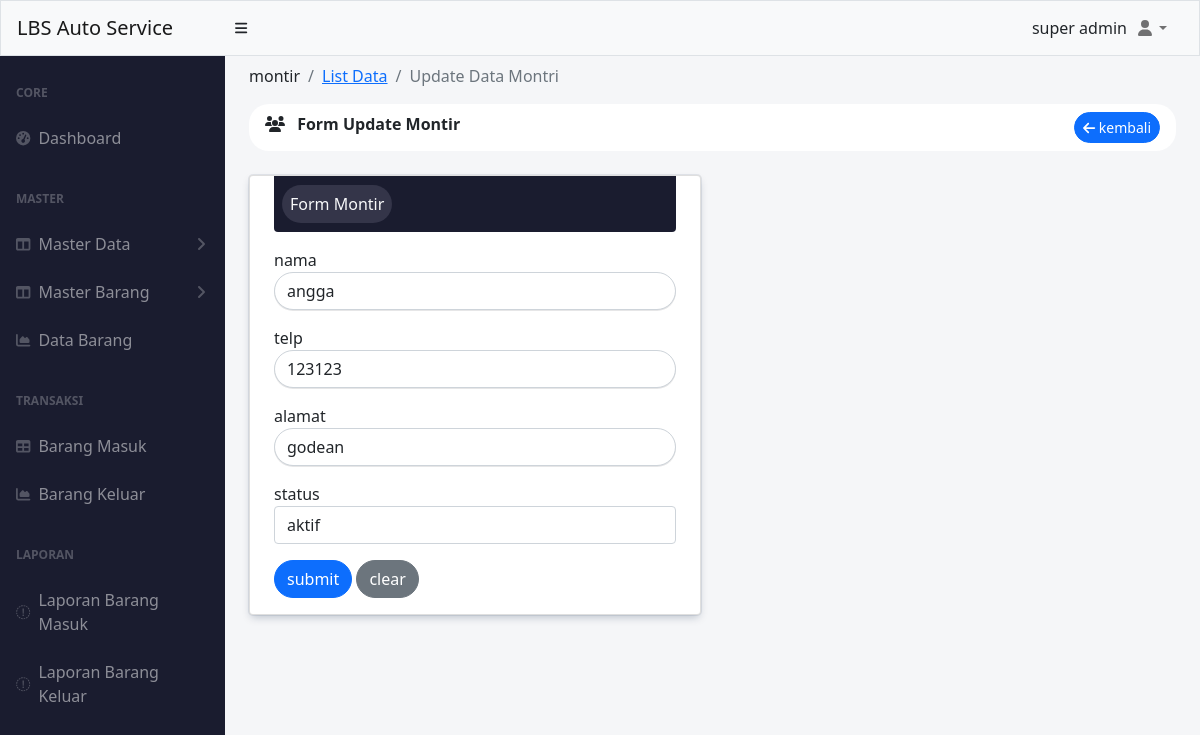
Screenshot of /index.php?montir=update&id=1 (signed in) with the database file from the repository.
### tables this page shows
CREATE TABLE `montir` (
  `id` int(11) NOT NULL,
  `nama` varchar(50) NOT NULL,
  `telp` char(20) NOT NULL,
  `alamat` varchar(255) NOT NULL,
  `status` enum('aktif','non-aktif') NOT NULL
);

### pages/master_data/montir/update.php (the view, shortened to what this page needs)
<?php
include './koneksi.php';
$id = $_GET['id'];
$query_select = mysqli_query($conn, "SELECT * FROM montir WHERE id='$id'");
$data = mysqli_fetch_assoc($query_select);
?>
<div class="container-fluid px-4 ">
    <ol class="breadcrumb pt-2">
        <li class="breadcrumb-item ">montir</li>
        <li class="breadcrumb-item"><a href="index.php?menu=montir">List Data</a></li>
        <li class="breadcrumb-item active">Update Data Montri</li>
    </ol>
    <div class="mb-4">
        <div class="card-header clearfix mb-3" style="border-radius: 20px ;background-color: white; border:0px;">
            <i class="fa-solid fa-users"></i>
            <span class="ms-2 fw-bolder"> Form Update Montir</span>
            <a href="index.php?menu=montir" class="btn btn-sm btn-primary float-end rounded-pill ">
                <i class="fa-solid fa-arrow-left"></i> kembali
            </a>
        </div>
    </div>
    <div class="row ">
        <div class="mb-4 col-md-6">
            <div class="card border-none" style="box-shadow: rgba(9, 30, 66, 0.25) 0px 4px 8px -2px, rgba(9, 30, 66, 0.08) 0px 0px 0px 1px;">
                <div class="rounded-bottom mx-4  py-3 px-2  text-light" style="background-color: #1a1c2f;">
                    <span class="p-2 rounded-pill flex" style="background-color: #343549;"> Form Montir</span>
                </div>
                <div class="card-body px-4">
                    <form action="" method="POST">
                        <div class="mb-3">
                            <label for="nama" class="form-label py-0 m-0">nama</label>
                            <input type="text" value="<?= $data['nama'] ?>" class="form-control rounded-pill border-none" id="nama" name="nama" placeholder="nama" required style="box-shadow: rgba(17, 17, 26, 0.1) 0px 1px 0px;">
                        </div>
                        <div class="mb-3">
                            <label for="telp" class="form-label py-0 m-0">telp</label>
                            <input type="text" value="<?= $data['telp'] ?>" class="form-control rounded-pill border-none" id="telp" name="telp" placeholder="ex: 08xxxxxxxxxx" required style="box-shadow: rgba(17, 17, 26, 0.1) 0px 1px 0px;">
                        </div>
                        <div class="mb-3">
                            <label for="alamat" class="form-label py-0 m-0">alamat</label>
                            <input type="text" value="<?= $data['alamat'] ?>" class="form-control rounded-pill border-none" id="alamat" name="alamat" placeholder="alamat" required style="box-shadow: rgba(17, 17, 26, 0.1) 0px 1px 0px;">
                        </div>
                        <div class="mb-3">
                            <label for="status" class="form-label py-0 m-0">status</label>
                            <select name="status" id="status" class="form-control">
                                <?php
                                if ($data['status'] == 'aktif') {
                                ?>
                                    <option value="aktif" selected>aktif</option>
                                <?php
                                } elseif ($data['status'] = 'non-aktif') {
                                ?>
                                    <option value="non-aktif" selected>non-aktif</option>
                                <?php
                                }
                                ?>
                            </select>
                        </div>
                        <button name="submit" name="submit" class="btn btn-primary rounded-pill">submit</button>
                        <button class="btn btn-secondary rounded-pill">clear</button>
                    </form>
                </div>
            </div>
        </div>
    </div>
</div>

### rows the page displays
montir: nama "angga", telp "123123", alamat "godean", status "aktif"

### other values shown
$varSession['username'] "super admin"
